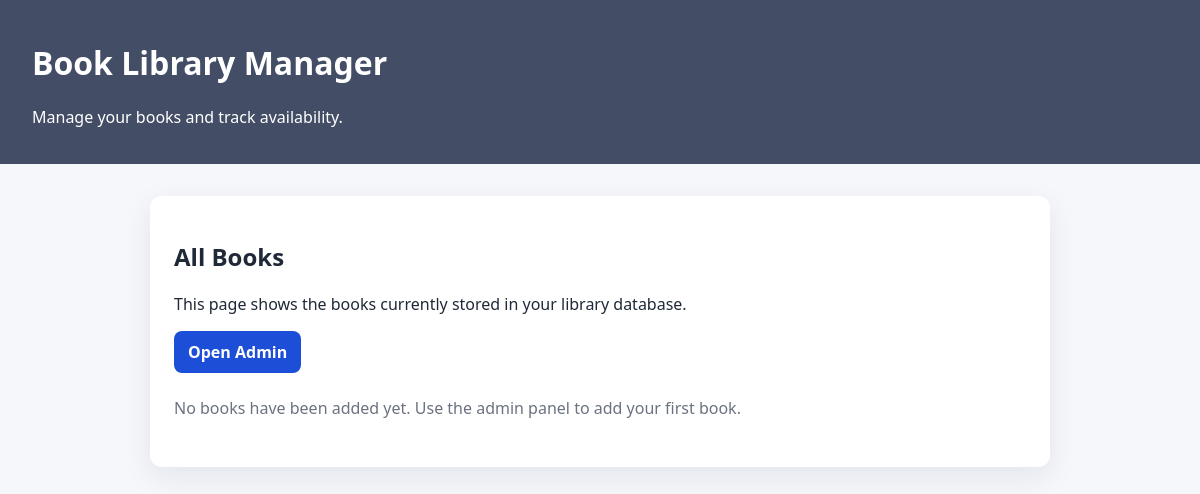
The app's page /, older data.
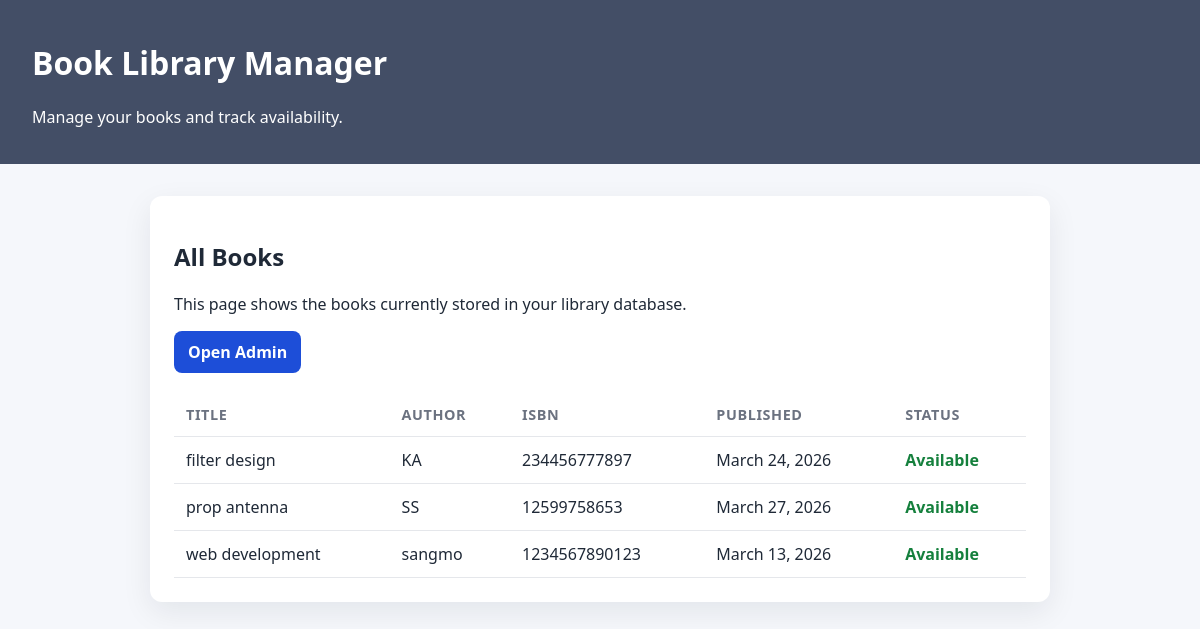
The same page, newer data.
### books/models.py (models this page shows, shortened)
class Book(models.Model):
    title = models.CharField(max_length=200)
    author = models.CharField(max_length=100)
    isbn = models.CharField(max_length=20)
    published_date = models.DateField(null=True, blank = True)
    available = models.BooleanField(default=True)
    created_at = models.DateTimeField(auto_now_add=True)

### books/views.py (the view)
# urls.py: path("", views.book_list, name="book_list"),
def book_list(request):
	books = Book.objects.order_by("title")
	return render(request, "books/book_list.html", {"books": books})

### books/templates/books/book_list.html
{% extends "base.html" %} {% block title %}Books | Library Manager{% endblock %}
{% block content %}
<section class="card">
  <h2>All Books</h2>
  <p>This page shows the books currently stored in your library database.</p>
  <div class="actions">
    <a class="button" href="/admin/">Open Admin</a>
  </div>
  {% if books %}
  <table>
    <thead>
      <tr>
        <th>Title</th>
        <th>Author</th>
        <th>ISBN</th>
        <th>Published</th>
        <th>Status</th>
      </tr>
    </thead>
    <tbody>
      {% for book in books %}
      <tr>
        <td>{{ book.title }}</td>
        <td>{{ book.author }}</td>
        <td>{{ book.isbn }}</td>
        <td>{{ book.published_date|default:"-" }}</td>
        <td>
          {% if book.available %}
          <span class="status available">Available</span>
          {% else %}
          <span class="status unavailable">Checked Out</span>
          {% endif %}
        </td>
      </tr>
      {% endfor %}
    </tbody>
  </table>
  {% else %}
  <div class="empty-state">
    No books have been added yet. Use the admin panel to add your first book.
  </div>
  {% endif %}
</section>
{% endblock %}

### books/templates/base.html (shortened to what this page needs)
<!doctype html>
<html lang="en">
  <head>
  </head>
  <body>
    <header>
      <h1>Book Library Manager</h1>
      <p>Manage your books and track availability.</p>
    </header>
    <main>{% block content %}{% endblock %}</main>
  </body>
</html>

### books/templates/base.html (style rules this page uses)
body { margin: 0; font-family: "Segoe UI", Tahoma, Geneva, Verdana, sans-serif; background: #f5f7fb; color: #1f2937; }
header { background: #434e66; color: #ffffff; padding: 20px 32px; }
main { max-width: 900px; margin: 32px auto; padding: 0 16px; }
.card { background: #ffffff; border-radius: 12px; box-shadow: 0 10px 30px rgba(15, 23, 42, 0.08); padding: 24px; }
.actions { margin-top: 16px; }
.button { display: inline-block; padding: 10px 14px; border-radius: 8px; background: #1d4ed8; color: #ffffff; text-decoration: none; font-weight: 600; }
table { width: 100%; border-collapse: collapse; margin-top: 20px; }
th, td { padding: 12px; border-bottom: 1px solid #e5e7eb; text-align: left; }
th { font-size: 0.9rem; text-transform: uppercase; letter-spacing: 0.04em; color: #6b7280; }
.status { font-weight: 600; }
.status.available { color: #15803d; }

Row changes from the older to the newer data that the page shows:
added Book: title "filter design", author "KA", isbn "234456777897", published_date "March 24, 2026", available "Available"
added Book: title "prop antenna", author "SS", isbn "12599758653", published_date "March 27, 2026", available "Available"
added Book: title "web development", author "sangmo", isbn "1234567890123", published_date "March 13, 2026", available "Available"
Text that changed along with them:
text no longer shown: "No books have been added yet. Use the admin panel to add your first book."
text now shown: "TITLE AUTHOR ISBN PUBLISHED STATUS"
